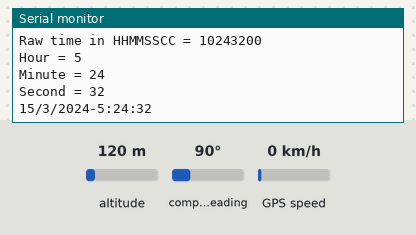
Recording of a sketch running on a simulated ESP32. Parts: the last lines printed to the serial monitor. The inputs (shaded band) are chosen by the test bench; at power-on: altitude 120 m, GPS speed 0 km/h, compass heading 90°. The GPS gets a fix after 3 s at 37.7749, -122.4194 with 8 satellites.

Above: at 3.2 s.
3.3 s: altitude set to 20 m
At 4.2 s:
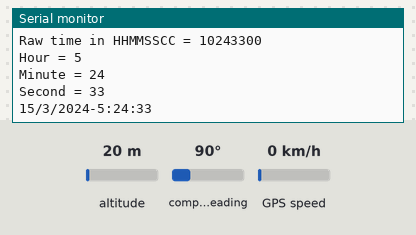
4.8 s: GPS speed set to 30 km/h
At 6.6 s:
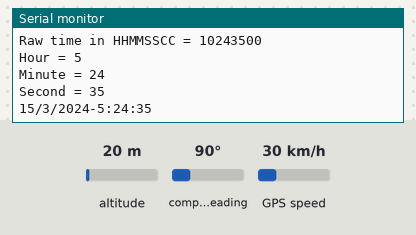
9.2 s: altitude set to 250 m
At 10.0 s:
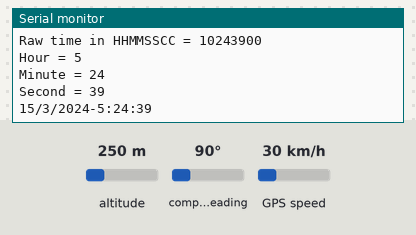
10.7 s: GPS speed set to 118 km/h
At 12.4 s:
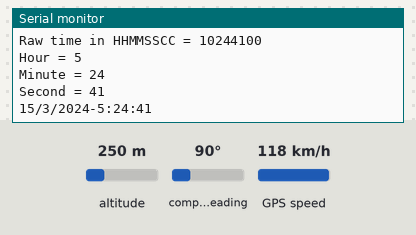
Timing chart, 0 to 13.9 s (numbered marks = the images above; inputs shaded):
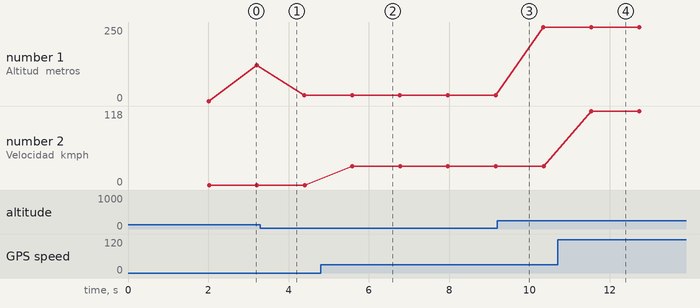

Measured:
- after the input at 4.8 s, the serial monitor: prints a new line after 0.79 s (image 2)
- after the input at 10.7 s, the serial monitor: prints a new line after 0.84 s (image 4)
- plotted number 1: 120 → 20 after the input at 3.3 s, 20 → 250 after the input at 9.2 s
- plotted number 2: 0 → 30 after the input at 4.8 s, 30 → 118 after the input at 10.7 s

The sketch:

GPS6MV2Operacional.ino
```cpp
/*
Referencias: https://esp32io.com/tutorials/esp32-gps
 */
#include <Wire.h>
#include <TinyGPS++.h>

#define GPS_BAUDRATE 9600  // The default baudrate of NEO-6M is 9600
#define RXD2 16
#define TXD2 17

unsigned long chars;
unsigned short sentences, failed_checksum;

HardwareSerial neogps(1);

TinyGPSPlus gps;  // the TinyGPS++ object

// variable definitions
char Time[]  = "TIME: 00:00:00";
char Date[]  = "DATE: 00-00-2000";
byte last_second, Second, Minute, Hour, Day, Month;
int Year;

void setup() {
  Serial.begin(9600);
  neogps.begin(9600, SERIAL_8N1, RXD2, TXD2);
  delay(2000);
  Serial.println(F("ESP32 - GPS module"));
}

void loop()
{
  while(neogps.available())
  {
    int c = neogps.read();

    if(gps.encode(c))
    {
      //if (gps.location.isUpdated()) {
        Serial.print("Latitud/Longitud: ");
        Serial.print(gps.location.lat(), 6);
        Serial.print(", ");
        Serial.println(gps.location.lng(), 6);
      //}
      //if (gps.altitude.isUpdated()) {
        Serial.print("Altitud (metros): ");
        Serial.println(gps.altitude.meters());
      //}
      //if (gps.speed.isUpdated()) {
        Serial.print("Velocidad (kmph): ");
        Serial.println(gps.speed.kmph());
      //}
    // Raw date in DDMMYY format (u32)
      int year, month, day, hour, minute, second;

      // Obtiene la fecha del GPS
      Serial.print("Raw date DDMMYY = ");
      Serial.println(gps.date.value());

      // Year (2000+) (u16)
      Serial.print("Year = ");
      Serial.println(gps.date.year());
      // Month (1-12) (u8)
      Serial.print("Month = ");
      Serial.println(gps.date.month());
      // Day (1-31) (u8)
      Serial.print("Day = ");
      Serial.println(gps.date.day());

      // Raw time in HHMMSSCC format (u32)
      Serial.print("Raw time in HHMMSSCC = ");
      Serial.println(gps.time.value());

      // Hour (0-23) (u8)
      Serial.print("Hour = ");
      Serial.println(gps.time.hour()-5);
      // Minute (0-59) (u8)
      Serial.print("Minute = ");
      Serial.println(gps.time.minute());
      // Second (0-59) (u8)
      Serial.print("Second = ");
      Serial.println(gps.time.second());
      // Year (2000+) (u16)
      //Serial.print("Year = ");
      float anio = gps.date.year();
      // Month (1-12) (u8)
      //Serial.print("Month = ");
      float mes = gps.date.month();
      // Day (1-31) (u8)
      //Serial.print("Day = ");
      float dia = gps.date.day();

      // Raw time in HHMMSSCC format (u32)
      /*Serial.print("Raw time in HHMMSSCC = ");
      Serial.println(gps.time.value());
*/
      // Hour (0-23) (u8)
      //Serial.print("Hour = ");
      //Serial.println(gps.time.hour()-5);
      float hora = gps.time.hour()-5;
      // Minute (0-59) (u8)
      //Serial.print("Minute = ");
      //Serial.println(gps.time.minute());
      float minuto = gps.time.minute();
      // Second (0-59) (u8)
      //Serial.print("Second = ");
      //Serial.println(gps.time.second());
      float segundo = gps.time.second();
      String str_anio = String(anio, 0); // 0 indica que no queremos decimales
      String str_mes = String(mes, 0);
      String str_dia = String(dia, 0);
      String str_hora = String(hora, 0);
      String str_minuto = String(minuto, 0);
      String str_segundo = String(segundo, 0);

      // Formar la cadena final concatenando los valores con "/"
      String fecha_y_hora = str_dia + "/" + str_mes + "/" + str_anio + "-" + str_hora + ":" + str_minuto + ":" + str_segundo;
      Serial.println(fecha_y_hora);
      delay(1000);
    }
  }
}
```
